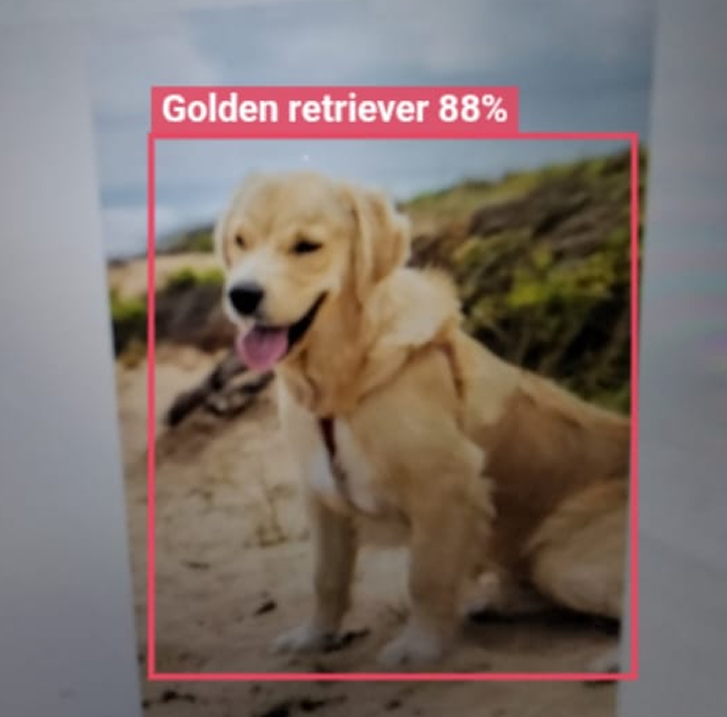
#> input picture paper/camera_testing/image_1.png, 727 x 717 px, found by its file name
$ python fig6_sample_detections.py
#> lines starting #> are read from the running program, lines starting #| are printed output that depends on the picture
"""Fig 6: Sample in-the-wild detection frames captured from the deployed PWA.

Builds a 2x2 montage from paper/camera_testing/*.png.
Run: python paper/scripts/fig6_sample_detections.py
"""

import matplotlib
matplotlib.use("Agg")
import matplotlib.pyplot as plt
import matplotlib.image as mpimg
from pathlib import Path

SRC = Path("paper/camera_testing")
OUT = Path("paper/figures/fig6_sample_detections.png")

PANELS = [
    ("image_1.png", "(a) Golden Retriever, 88%"),
    ("image_3.png", "(b) Walker Hound, 93%"),
    ("image_2.png", "(c) Walker Hound, 71%"),
    ("image_4.png", "(d) Chihuahua, 52%"),
]


def main():
    fig, axes = plt.subplots(2, 2, figsize=(9, 9))
    for ax, (fname, caption) in zip(axes.ravel(), PANELS):
        path = SRC / fname
        ax.imshow(mpimg.imread(path))
        ax.set_title(caption, fontsize=11, fontweight="bold", pad=6)
        ax.axis("off")
    plt.tight_layout()
    OUT.parent.mkdir(parents=True, exist_ok=True)
    plt.savefig(OUT, dpi=150, bbox_inches="tight", facecolor="white")
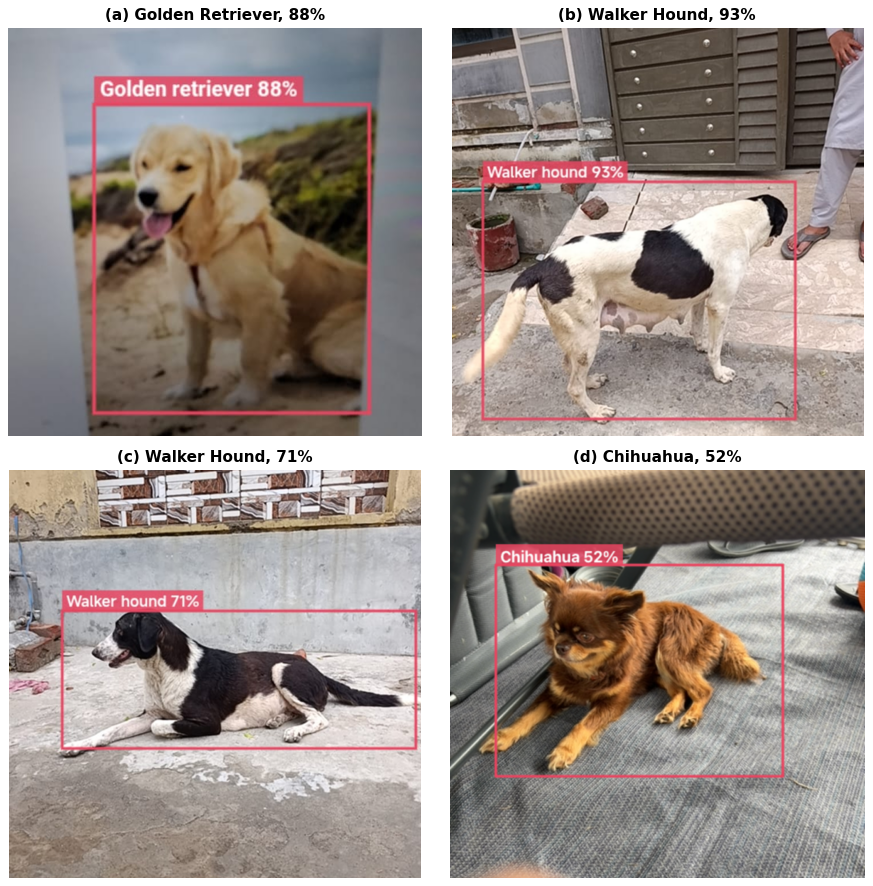
#> figure drawn by matplotlib, 4 panels
    print("Fig 6 saved:", OUT)


if __name__ == "__main__":
    main()
